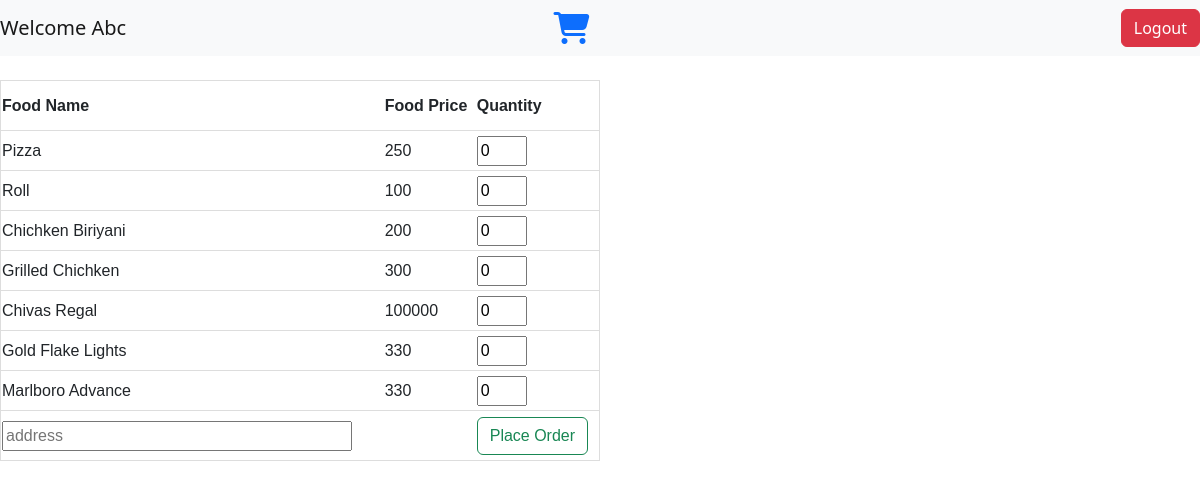
The app's page /customerview/ (signed in) with its own data.
### Food_Delivery_App/models.py (models this page shows)
class FoodModel(models.Model):
	foodname = models.CharField(max_length=255)
	foodprice = models.CharField(max_length=4)
	class Meta:
		managed = False

### Food_Delivery_App/views.py (the view)
# urls.py: path('customerview/',customer_view,name="customerview"),
def customer_view(request):
	if not request.user.is_authenticated:
		return redirect('userlogin')
	context = {"foods":FoodModel.objects.all()}
	return render(request,"frontend/customer_home.html",context)

### templates/frontend/customer_home.html (shortened to what this page needs)
{% extends 'base.html' %}
{% block content %}
<nav class="navbar navbar-light bg-light">
  	<a class="navbar-brand">Welcome {{user.username.title}}</a>
  	<a href="/userorder/" class="fa fa-shopping-cart" aria-hidden="true" style="font-size: 2em; margin-right: 10%;text-decoration: none;"></a>
  	<a class="btn btn-danger" href="/logout/">Logout</a>
</nav>
<div>
	<form method="POST" action="/placeorder/">
		<table style="width: 50%; font-family: arial, sans-serif; border-collapse: collapse;">
			<tr style="border: 1px solid #dddddd; text-align: left; padding: 8px; height: 50px;">
				<th>Food Name</th>
				<th>Food Price</th>
				<th>Quantity</th>
			</tr>
			{% for i in foods %}
				<tr style="border: 1px solid #dddddd; text-align: left; padding: 8px; height: 40px;">
					<td>{{i.foodname}}</td>
					<td>{{i.foodprice}}</td>
					<td><input type="number" min= 0 max= 10 value=0 name="{{ i.id }}" style="width: 50px;"></td>
				</tr>
			{% endfor %}
			<tr style="border: 1px solid #dddddd; text-align: left; padding: 8px; height: 50px;">
				<td><input type="text" placeholder="address" style="width: 350px" name="address"></td>
				<td></td>
				<td><input type="submit" name="" class="btn btn-outline-success" value="Place Order"></a></td>
			</tr>
		</table>
	</form>
</div>
{% endblock %}

### templates/base.html (shortened to what this page needs)
<!doctype html>
<html lang="en">
  <head>
    <link href="https://cdn.jsdelivr.net/npm/bootstrap@5.2.0-beta1/dist/css/bootstrap.min.css" rel="stylesheet">
    <link rel="stylesheet" href="https://cdnjs.cloudflare.com/ajax/libs/font-awesome/4.7.0/css/font-awesome.min.css">
  </head>
  <body>
    {% block content%}
    {% endblock%}
  </body>
</html>

### records on screen
FoodModel: foodname "Pizza", foodprice "250"
FoodModel: foodname "Roll", foodprice "100"
FoodModel: foodname "Chichken Biriyani", foodprice "200"
FoodModel: foodname "Grilled Chichken", foodprice "300"
FoodModel: foodname "Chivas Regal", foodprice "100000"
FoodModel: foodname "Gold Flake Lights", foodprice "330"
FoodModel: foodname "Marlboro Advance", foodprice "330"

### other values on screen
{{ user.username.title }} "Abc"
